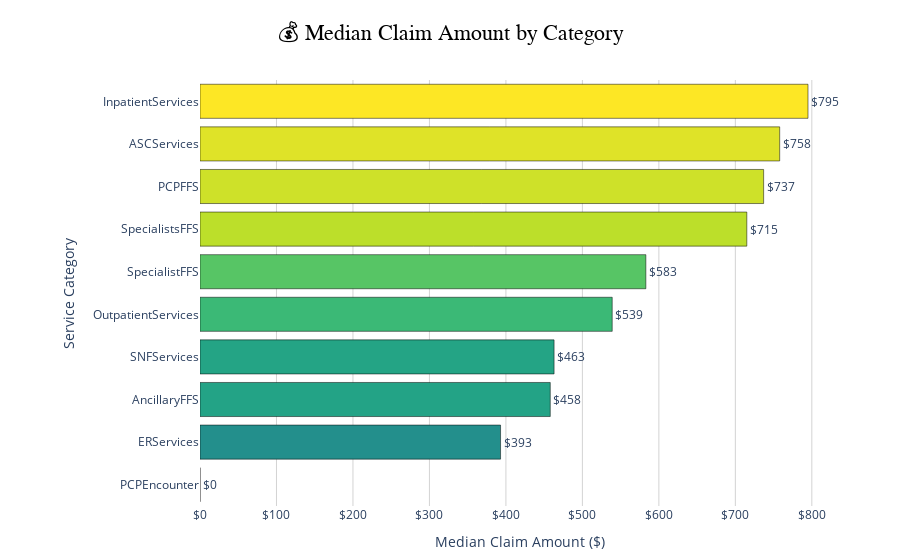

The notebook cell saved with this chart:
### Code cell
import plotly.graph_objects as go
import pandas as pd

# Sort data
df_avg_sorted = df_avg[['service_category', 'median_paid_amount']].sort_values(by='median_paid_amount', ascending=True)
categories = df_avg_sorted['service_category']
means = df_avg_sorted['median_paid_amount']

# Create horizontal bar chart with color scale and text labels
fig = go.Figure(data=go.Bar(
    x=means,
    y=categories,
    orientation='h',
    text=[f"${v:,.0f}" for v in means],  # Text labels
    textposition='outside',              # Outside right of bar
    marker=dict(
        color=means,
        colorscale='Viridis',
        line=dict(color='black', width=0.5)
    ),
    hovertemplate='<b>%{y}</b><br>Median Paid: %{x:$,.2f}<extra></extra>'
))

# Update layout
fig.update_layout(
    title=dict(
        text='💰 Median Claim Amount by Category',
        x=0.5,
        font=dict(size=22, family='Arial', color='black')
    ),
    xaxis=dict(
        title='Median Claim Amount ($)',
        tickprefix='$',
        showgrid=True,
        gridcolor='lightgrey'
    ),
    yaxis=dict(
        title='Service Category',
        automargin=True
    ),
    plot_bgcolor='white',
    paper_bgcolor='white',
    height=600,
    margin=dict(l=200, r=60, t=80, b=50),  # More left margin if category names are long
    showlegend=False
)

fig.show()

### Figure 1 — Plotly figure (JSON) as saved in the notebook; plotly's stock layout.template omitted (floating-point values rounded to 4 significant figures)
{"data": [{"hovertemplate": "<b>%{y}</b><br>Median Paid: %{x:$,.2f}<extra></extra>", "marker": {"color": [0, 393, 458, 463, 539, 583, 715, 737, 758, 795], "colorscale": [[0, "#440154"], [0.1111, "#482878"], [0.2222, "#3e4989"], [0.3333, "#31688e"], [0.4444, "#26828e"], [0.5556, "#1f9e89"], [0.6667, "#35b779"], [0.7778, "#6ece58"], [0.8889, "#b5de2b"], [1, "#fde725"]], "line": {"color": "black", "width": 0.5}}, "orientation": "h", "text": ["$0", "$393", "$458", "$463", "$539", "$583", "$715", "$737", "$758", "$795"], "textposition": "outside", "type": "bar", "x": [0, 393, 458, 463, 539, 583, 715, 737, 758, 795], "y": ["PCPEncounter", "ERServices", "AncillaryFFS", "SNFServices", "OutpatientServices", "SpecialistFFS", "SpecialistsFFS", "PCPFFS", "ASCServices", "InpatientServices"]}], "layout": {"autosize": true, "margin": {"b": 50, "l": 200, "r": 60, "t": 80}, "paper_bgcolor": "white", "plot_bgcolor": "white", "showlegend": false, "title": {"font": {"color": "black", "family": "Arial", "size": 22}, "text": "💰 Median Claim Amount by Category", "x": 0.5}, "xaxis": {"autorange": true, "gridcolor": "lightgrey", "range": [0, 836.8], "showgrid": true, "tickprefix": "$", "title": {"text": "Median Claim Amount ($)"}, "type": "linear"}, "yaxis": {"automargin": true, "autorange": true, "range": [-0.5, 9.5], "title": {"text": "Service Category"}, "type": "category"}}}
